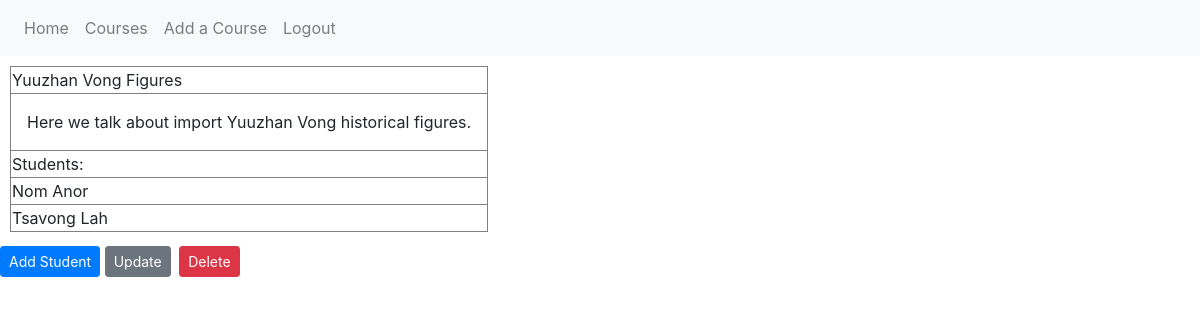
Before: /course/1 (signed in) with the older database file.
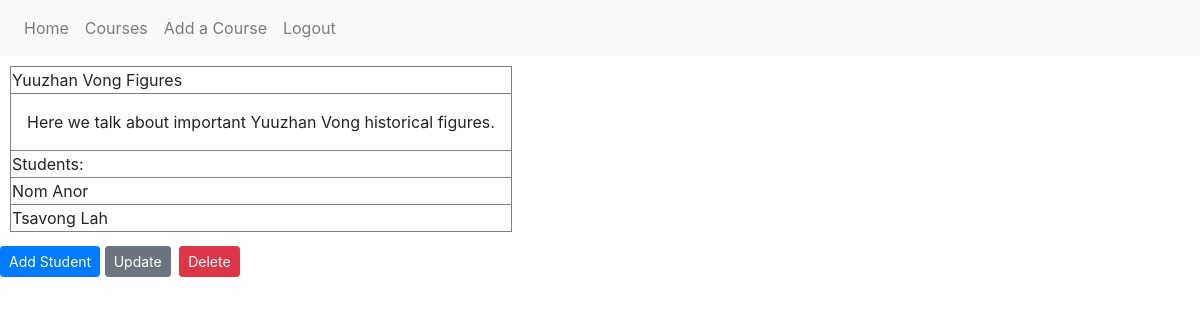
After: the same page with the newer database file.
### guide_and_teach/models.py (models this page shows, shortened)
class Course(db.Model):
    id = db.Column(db.Integer, primary_key=True)
    course_title = db.Column(db.String(100), nullable=False)
    course_desc = db.Column(db.Text, nullable=False)
    user_id = db.Column(db.Integer, db.ForeignKey('user.id'), nullable=False)
    student = db.relationship('Student', backref='course', lazy=True)

### guide_and_teach/routes.py (the view)
@app.route('/course/<int:course_id>', methods=['GET','POST'])
@login_required
def single_course(course_id):
    course = Course.query.get_or_404(course_id)
    if course.user != current_user:
        abort(403)
    students = Student.query.all()
    return render_template('single_course.html', title='Course', course=course, students=students)

### guide_and_teach/models.py (called while the page is built)
@login_manager.user_loader
def load_user(user_id):
    return User.query.get(int(user_id))

### guide_and_teach/templates/single_course.html (shortened to what this page needs)
{% extends "layout.html" %}
{% block content %}
        <article>
            <table class="yes">
                <thead>
                    <tr>
                        <td>{{ course.course_title }}</td>
                    </tr>
                    <tr>
                        <td>
                            <p>{{ course.course_desc }}</p>
                        </td>
                    </tr>
                </thead>
                <tbody>
                    <tr>
                        <td>Students:</td>
                    </tr>
                    {% for student in students %}
                    {% if student.course == course %}
                    <tr>
                        <td>{{ student.student_name }}</td>
                    </tr>
                    {% endif %}
                    {% endfor %}
                </tbody>
            </table>
            {% if course.user == current_user %}
            <div>
                <a class="btn btn-primary btn-sm mt-1 mb-1" href="{{ url_for('add_student', course_id=course.id) }}">Add Student</a>
                <a class="btn btn-secondary btn-sm mt-1 mb-1" href="{{ url_for('update_course', course_id=course.id)}}">Update</a>
                <button type="button" class="btn btn-danger btn-sm m-1" data-toggle="modal" data-target="#deleteModal">Delete</button>
            </div>
            {% endif %}
        </article>
{% endblock content %}

Changed rows visible on the page:
changed Course "Yuuzhan Vong Figures": course_desc "Here we talk about import Yuuzhan Vong historical figures." → "Here we talk about important Yuuzhan Vong historical figures."
